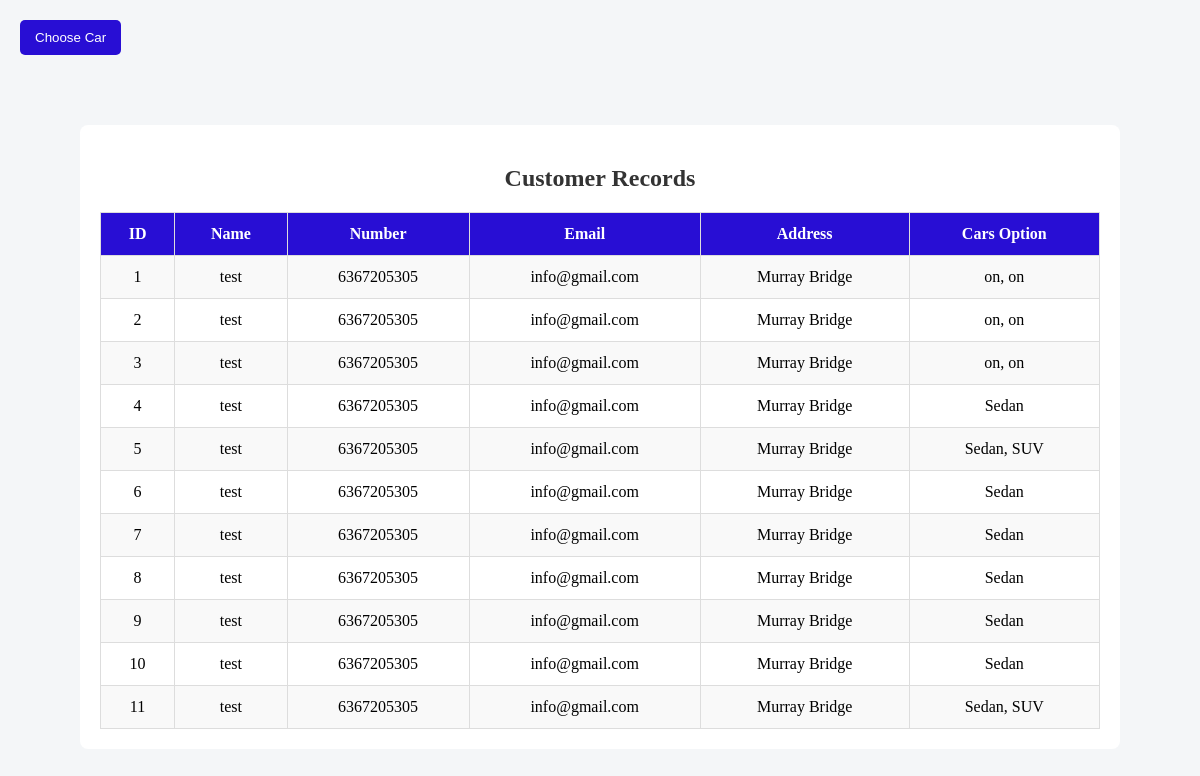
Page /task1/view.php on the committed database.
### tables this page shows
CREATE TABLE `customer` (
  `id` int(11) NOT NULL,
  `name` varchar(50) NOT NULL,
  `number` varchar(20) NOT NULL,
  `email` varchar(50) NOT NULL,
  `address` varchar(100) NOT NULL,
  `cars_option` varchar(50) NOT NULL
);

### task1/view.php (the view, shortened to what this page needs)
<?php
include 'include/config.php';
$sql = "SELECT * FROM customer";
$result = $conn->query($sql);
?>
<!DOCTYPE html>
<html lang="en">
<head>
</head>
<body>
      <div>
        <button class="viewbtn"><a href="index.php">Choose Car</a></button>
    </div>
    <div class="container">
    <h2>Customer Records</h2>
    <table border="1" cellpadding="10">
        <tr>
            <th>ID</th>
            <th>Name</th>
            <th>Number</th>
            <th>Email</th>
            <th>Address</th>
            <th>Cars Option</th>
        </tr>
        <?php
        if ($result->num_rows > 0) {
            while($row = $result->fetch_assoc()) {
                echo "<tr>
                        <td>" . htmlspecialchars($row['id']) . "</td>
                        <td>" . htmlspecialchars($row['name']) . "</td>
                        <td>" . htmlspecialchars($row['number']) . "</td>
                        <td>" . htmlspecialchars($row['email']) . "</td>
                        <td>" . htmlspecialchars($row['address']) . "</td>
                        <td>" . htmlspecialchars($row['cars_option']) . "</td>
                      </tr>";
            }
        } else {
            echo "<tr><td colspan='6'>No records found</td></tr>";
        }
        ?>
    </table>
   </div>
</body>
</html>

### task1/view.php (style rules this page uses)
body { background: #f4f6f8; margin: 0; padding: 0; }
.viewbtn { margin: 20px; padding: 10px 15px; background: #280ed4ff; color: #fff; border: none; border-radius: 5px; width: auto; }
a { color: white; text-decoration: none; }
.container { max-width: 1000px; margin: 50px auto; background: #fff; padding: 20px; border-radius: 8px; }
h2 { text-align: center; color: #333; margin-bottom: 20px; }
table { width: 100%; border-collapse: collapse; margin-top: 10px; }
table th, table td { border: 1px solid #ddd; padding: 12px; text-align: center; }
table th { background-color: #280ed4ff; color: white; }
table tr:nth-child(even) { background-color: #f9f9f9; }

### rows in the picture
customer: id "1", name "test", number "6367205305", email "info@gmail.com", address "Murray Bridge", cars_option "on, on"
customer: id "2", name "test", number "6367205305", email "info@gmail.com", address "Murray Bridge", cars_option "on, on"
customer: id "3", name "test", number "6367205305", email "info@gmail.com", address "Murray Bridge", cars_option "on, on"
customer: id "4", name "test", number "6367205305", email "info@gmail.com", address "Murray Bridge", cars_option "Sedan"
customer: id "5", name "test", number "6367205305", email "info@gmail.com", address "Murray Bridge", cars_option "Sedan, SUV"
customer: id "6", name "test", number "6367205305", email "info@gmail.com", address "Murray Bridge", cars_option "Sedan"
customer: id "7", name "test", number "6367205305", email "info@gmail.com", address "Murray Bridge", cars_option "Sedan"
customer: id "8", name "test", number "6367205305", email "info@gmail.com", address "Murray Bridge", cars_option "Sedan"
customer: id "9", name "test", number "6367205305", email "info@gmail.com", address "Murray Bridge", cars_option "Sedan"
customer: id "10", name "test", number "6367205305", email "info@gmail.com", address "Murray Bridge", cars_option "Sedan"
customer: id "11", name "test", number "6367205305", email "info@gmail.com", address "Murray Bridge", cars_option "Sedan, SUV"
